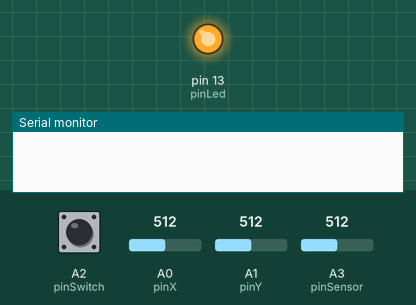
This sketch was run on a simulated Arduino Uno, built with avr-gcc and run on an emulated ATmega328P. On the bench: output pins drawn as LEDs (lit = HIGH), the last lines printed to the serial monitor. Inputs (shaded band) come from the test bench; at power-on: A0 (pinX) = 512, A1 (pinY) = 512, A2 (pinSwitch) HIGH, A3 (pinSensor) = 512.

Above: at 0.1 s.
At 11.2 s:
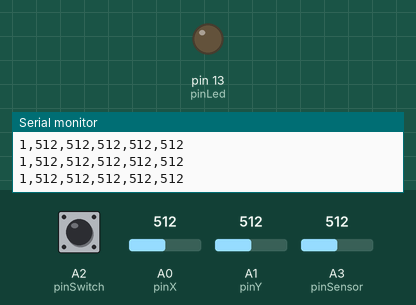
11.3 s: A0 (pinX) set to 1023
14.3 s: A0 (pinX) set to 0
Timing chart, 0 to 17.3 s (numbered marks = the images above; inputs shaded):
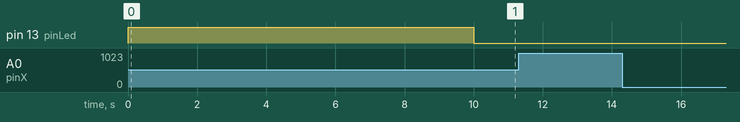

The sketch:

arduino_controller.ino
```cpp
//
// Have a 5 pin joystick module
// Connect 5V and GND
// X goes to A0
// Y goes to A1
// Switch goes to A2 // technically digital but what gives
//
// Have a 3 Pin water level sensor
// Connect 5V and GND
// Sensor goes to A3
//
// Then we basically just write to Serial
// for Processing to pick it up
//

int pinX = A0;
int pinY = A1;
int pinSwitch = A2;
int pinLed = 13;
int pinSensor = A3;
int sensorMin = 1023;
int sensorMax = 0;
int sensorValue;

void setup() {
  Serial.begin(9600);
  pinMode(pinX, INPUT);
  pinMode(pinY, INPUT);
  pinMode(pinLed, OUTPUT);
  pinMode(pinSwitch, INPUT_PULLUP);
  pinMode(pinSensor, INPUT);
  digitalWrite(pinLed, HIGH);

  // calibrate high and low
  while (millis() < 10000) {
    sensorValue = analogRead(pinSensor);
    if (sensorValue > sensorMax) {
      sensorMax = sensorValue;
    }
    if (sensorValue < sensorMin) {
      sensorMin = sensorValue;
    }
  }

  digitalWrite(pinLed, LOW);
}

void loop() {
  Serial.print(digitalRead(pinSwitch));
  Serial.print(",");
  Serial.print(analogRead(pinX));
  Serial.print(",");
  Serial.print(analogRead(pinY));
  Serial.print(",");
  Serial.print(analogRead(pinSensor));
  Serial.print(",");
  Serial.print(sensorMin);
  Serial.print(",");
  Serial.println(sensorMax);
  delay(50);
}
```
